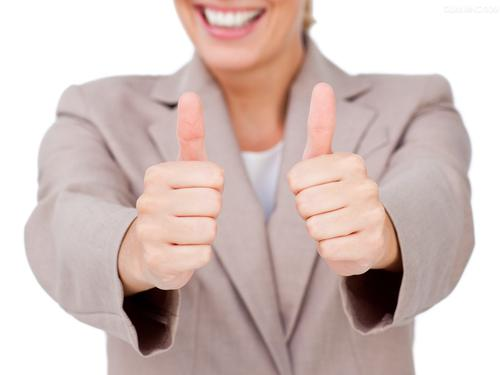
#> input picture opcv_yuchenbing/Develop/develop/thumb.jpg, 500 x 375 px
$ python ero_dila.py   (older library calls are emulated)
#> lines starting #> are read from the running program, lines starting #| are printed output that depends on the picture; after the words box and inside, x2 and y2 are one past the last pixel; in counts of white or black regions, pixels touching at a corner belong together
# -*- coding: utf-8 -*-
"""

@author: Nice
"""
import cv2
from matplotlib import pyplot as plt
import numpy as np

im = cv2.imread('thumb.jpg')
#> im is the input picture: shape (375, 500, 3); mean B, G, R 188.4, 192.7, 211.5
imgray = cv2.cvtColor(im,cv2.COLOR_BGR2GRAY)
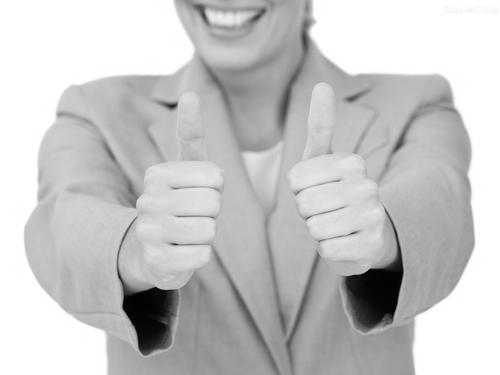
#> imgray: shape (375, 500); min 0, max 255, mean 197.8
ret,th1 = cv2.threshold(imgray,127,255,cv2.THRESH_BINARY)
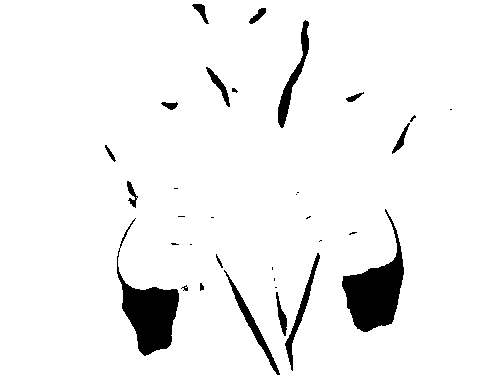
#> th1: shape (375, 500); 94.9% white; 33 black regions (16 under 20 px), largest, box (x1, y1, x2, y2) and area: (342, 209, 404, 332) 3229, (117, 218, 179, 356) 2968, (278, 20, 309, 128) 785
#image, contours, hierarchy = cv2.findContours(thresh,cv2.RETR_TREE,cv2.CHAIN_APPROX_SIMPLE)
th2 = cv2.adaptiveThreshold(imgray,255,cv2.ADAPTIVE_THRESH_MEAN_C,cv2.THRESH_BINARY,11,2)
#> th2: shape (375, 500); 80.5% white; 787 black regions (668 under 20 px), largest, box (x1, y1, x2, y2) and area: (24, 0, 475, 375) 17978, (116, 208, 179, 356) 2032, (133, 222, 281, 375) 1559
#阈值取自相邻区域的平均值

th3 = cv2.adaptiveThreshold(imgray,255,cv2.ADAPTIVE_THRESH_GAUSSIAN_C,\
cv2.THRESH_BINARY,11,2)
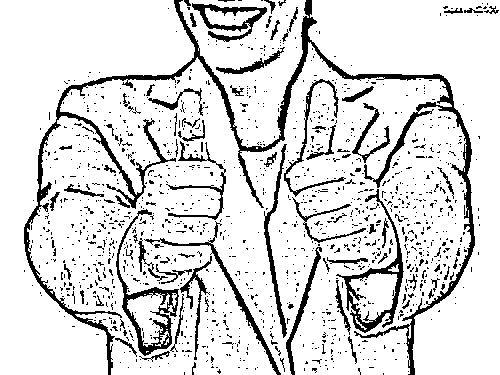
#> th3: shape (375, 500); 86% white; 1302 black regions (1214 under 20 px), largest, box (x1, y1, x2, y2) and area: (24, 0, 475, 375) 8770, (116, 209, 179, 356) 1464, (336, 189, 404, 333) 1459
#阈值取值相邻区域的加权和，权重为一个高斯窗口。
#11 为Block size, 2 为C 值


#image = cv2.drawContours(image, contours, 2, (0,255,0), 3)


#腐蚀#膨胀
kernel = np.ones((5,5),np.uint8)


erosion1 = cv2.erode(th1,kernel,iterations = 1)
#> erosion1: shape (375, 500); 91.7% white; 26 black regions, largest, box (x1, y1, x2, y2) and area: (340, 207, 406, 334) 4034, (115, 216, 190, 358) 3969, (273, 251, 322, 373) 1697
dilation1 = cv2.dilate(erosion1,kernel,iterations = 1)
#> dilation1: shape (375, 500); 94.8% white; 30 black regions (15 under 20 px), largest, box (x1, y1, x2, y2) and area: (342, 209, 404, 332) 3230, (117, 218, 188, 356) 3009, (275, 253, 320, 371) 841
erosion2 = cv2.erode(th2,kernel,iterations = 1)
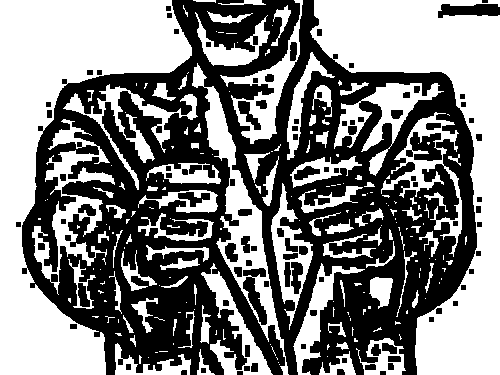
#> erosion2: shape (375, 500); 50.8% white; 96 black regions (1 under 20 px), largest, box (x1, y1, x2, y2) and area: (22, 0, 477, 375) 85729, (438, 4, 500, 18) 639, (243, 268, 267, 325) 630
dilation2 = cv2.dilate(erosion2,kernel,iterations = 1)
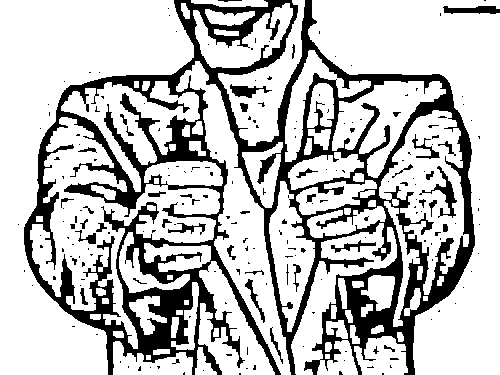
#> dilation2: shape (375, 500); 75.4% white; 210 black regions (168 under 20 px), largest, box (x1, y1, x2, y2) and area: (24, 0, 475, 375) 42152, (419, 166, 457, 218) 409, (443, 6, 500, 14) 332
erosion3 = cv2.erode(th3,kernel,iterations = 1)
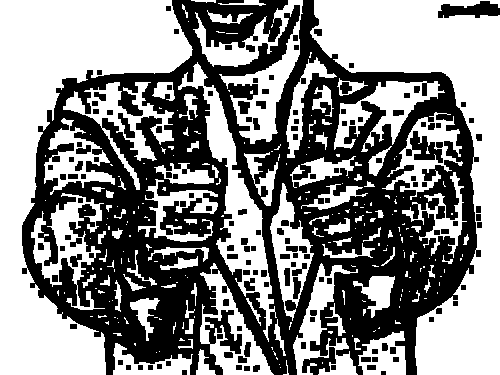
#> erosion3: shape (375, 500); 53.8% white; 142 black regions, largest, box (x1, y1, x2, y2) and area: (22, 0, 481, 375) 79479, (438, 1, 500, 18) 685, (406, 131, 443, 163) 576
dilation3 = cv2.dilate(erosion3,kernel,iterations = 1)
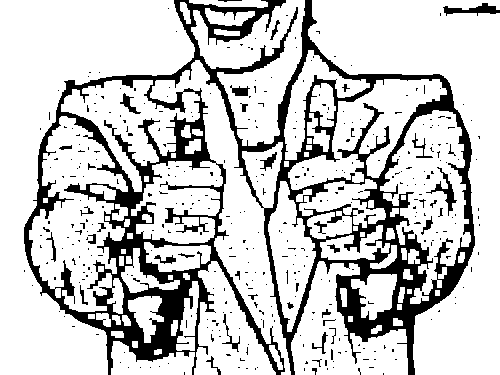
#> dilation3: shape (375, 500); 79.1% white; 384 black regions (346 under 20 px), largest, box (x1, y1, x2, y2) and area: (24, 0, 475, 375) 35527, (443, 3, 500, 16) 340, (426, 167, 457, 216) 304
titles = ['original','erosion1','dilation1','erosion2','dilation2','erosion3','dilation3']
images = [imgray, erosion1, dilation1,erosion2, dilation2,erosion3, dilation3]

for i in range(7):

    plt.subplot(1,7,i+1),plt.imshow(images[i],'gray')
    plt.title(titles[i])
    plt.xticks([]),plt.yticks([])
plt.show()

ret,thresh = cv2.threshold(imgray,127,255,1)
#> thresh: shape (375, 500); 5.1% white; 33 white regions (16 under 20 px)
image, contours, hierarchy = cv2.findContours(thresh,cv2.RETR_TREE,cv2.CHAIN_APPROX_SIMPLE)
#> contours = 35 contours, 21 with area under 20; largest, box (x1, y1, x2, y2) and area: (342, 209, 404, 332) 3076, (117, 218, 179, 356) 2800, (278, 20, 309, 128) 676, (224, 270, 280, 375) 550, (285, 253, 320, 371) 490
image = cv2.drawContours(image, contours, 2, (0,0,255), 3)
kernel = np.ones((5,5),np.uint8)
erosion = cv2.dilate(image,kernel,iterations = 1)
#> erosion: shape (375, 500); 8.3% white; 26 white regions, largest, box (x1, y1, x2, y2) and area: (340, 207, 406, 334) 4034, (115, 216, 181, 358) 3877, (273, 251, 322, 373) 1697
dilation = cv2.erode(erosion,kernel,iterations = 1)
#> dilation: shape (375, 500); 5.1% white; 30 white regions (15 under 20 px), largest, box (x1, y1, x2, y2) and area: (342, 209, 404, 332) 3230, (117, 218, 179, 356) 2969, (275, 253, 320, 371) 841
titles = ['Original Image','erosion','dilation']
images = [image, erosion, dilation]
cv2.imshow('orginal',image)
cv2.imshow('erosion',erosion)
cv2.imshow('dilation',dilation)
# [6 lines of commented-out code are left out]
cv2.waitKey(0)
cv2.destroyAllWindows()
